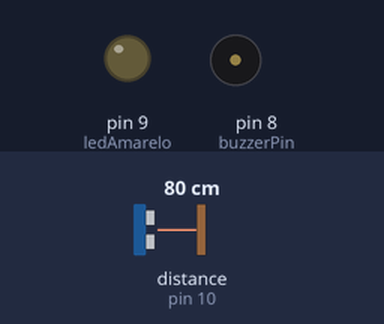
Simulated run of this sketch. Board: Arduino Uno, built with avr-gcc and run on an emulated ATmega328P. On the bench: output pins drawn as LEDs (lit = HIGH), buzzer (waves = sounding). Wiring (inferred from the names in the program): ultrasonic range finder: trigger pin 11; echo pin 10. The inputs (shaded band) are chosen by the test bench; at power-on: distance to the obstacle (sensor on pin 10) 80 cm. The echo pulse lasts 58.3 µs per cm; pins used as bus, display or sensor lines are not drawn.

Above: at 1.2 s.
1.3 s: distance to the obstacle (sensor on pin 10) set to 33 cm
2.8 s: distance to the obstacle (sensor on pin 10) set to 28 cm
At 3.2 s:
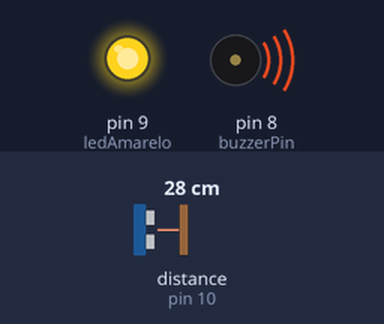
5.8 s: distance to the obstacle (sensor on pin 10) set to 35 cm
At 6.35 s:
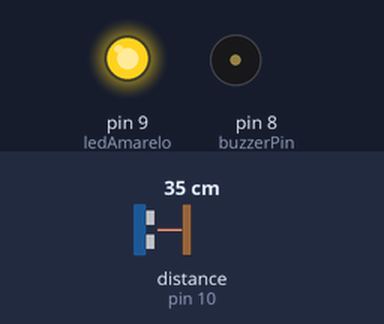
7.9 s: distance to the obstacle (sensor on pin 10) set to 2 cm
At 8.3 s:
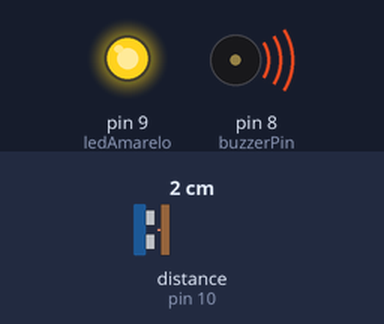
10.9 s: distance to the obstacle (sensor on pin 10) set to 60 cm
At 11.8 s:
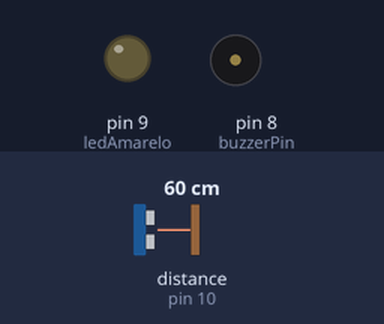
Timing chart, 0 to 13.9 s (numbered marks = the images above; inputs shaded):
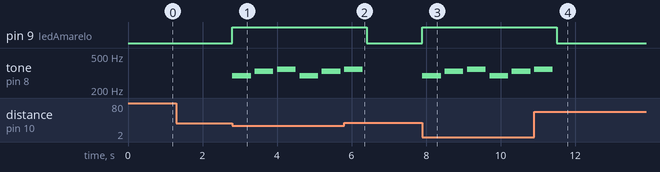

The sketch:

detectorDePresenca.ino
```cpp
const int trigPin = 11;
const int echoPin = 10;
const int ledAmarelo = 9;
const int buzzerPin = 8;
long duration;
int distance;

void setup() {
  pinMode(trigPin, OUTPUT);
  pinMode(echoPin, INPUT);
  pinMode(ledAmarelo, OUTPUT);
  pinMode(buzzerPin, OUTPUT);
  Serial.begin(9600);

}

void loop() {
  digitalWrite(trigPin, LOW);
  delayMicroseconds(2);

  digitalWrite(trigPin, HIGH);
  delayMicroseconds(5);
  digitalWrite(trigPin, LOW);

  duration = pulseIn(echoPin, HIGH);
  distance = duration *0.034/2;
  int doh = 262;
  int re = 294;
  int mi = 330;
  int fa = 349;

  if(distance < 30 && distance > 0){
    digitalWrite(ledAmarelo, HIGH);
    tone(buzzerPin, re);
    delay(500);
    noTone(buzzerPin);
    delay(100);
    tone(buzzerPin, mi);
    delay(500);
    noTone(buzzerPin);
    delay(100);
    tone(buzzerPin, fa);
    delay(500);
    noTone(buzzerPin);
    delay(100);
  } else {
    digitalWrite(ledAmarelo, LOW);
  }
}
```

Measured:
- the behaviour switches between 31 and 30 cm on distance to the obstacle (sensor on pin 10) (found by bisection; images 0 and 1)
- after the input at 1.3 s, every drawn part: stays the same
- after the input at 2.8 s, pin 9 (ledAmarelo): LOW → HIGH at once; tone on pin 8 (buzzerPin): plays 294 Hz for 0.50 s, 330 Hz for 0.50 s, 349 Hz for 0.50 s, 294 Hz for 0.50 s, 330 Hz for 0.50 s, starting at once
- after the input at 5.8 s, pin 9 (ledAmarelo): HIGH → LOW after 0.61 s; tone on pin 8 (buzzerPin): goes on until 6.3 s, then stays silent
- after the input at 7.9 s, pin 9 (ledAmarelo): LOW → HIGH at once; tone on pin 8 (buzzerPin): plays 294 Hz for 0.50 s, 330 Hz for 0.50 s, 349 Hz for 0.50 s, 294 Hz for 0.50 s, 330 Hz for 0.50 s, starting at once
- after the input at 10.9 s, pin 9 (ledAmarelo): HIGH → LOW after 0.61 s; tone on pin 8 (buzzerPin): goes on until 11.4 s, then stays silent
